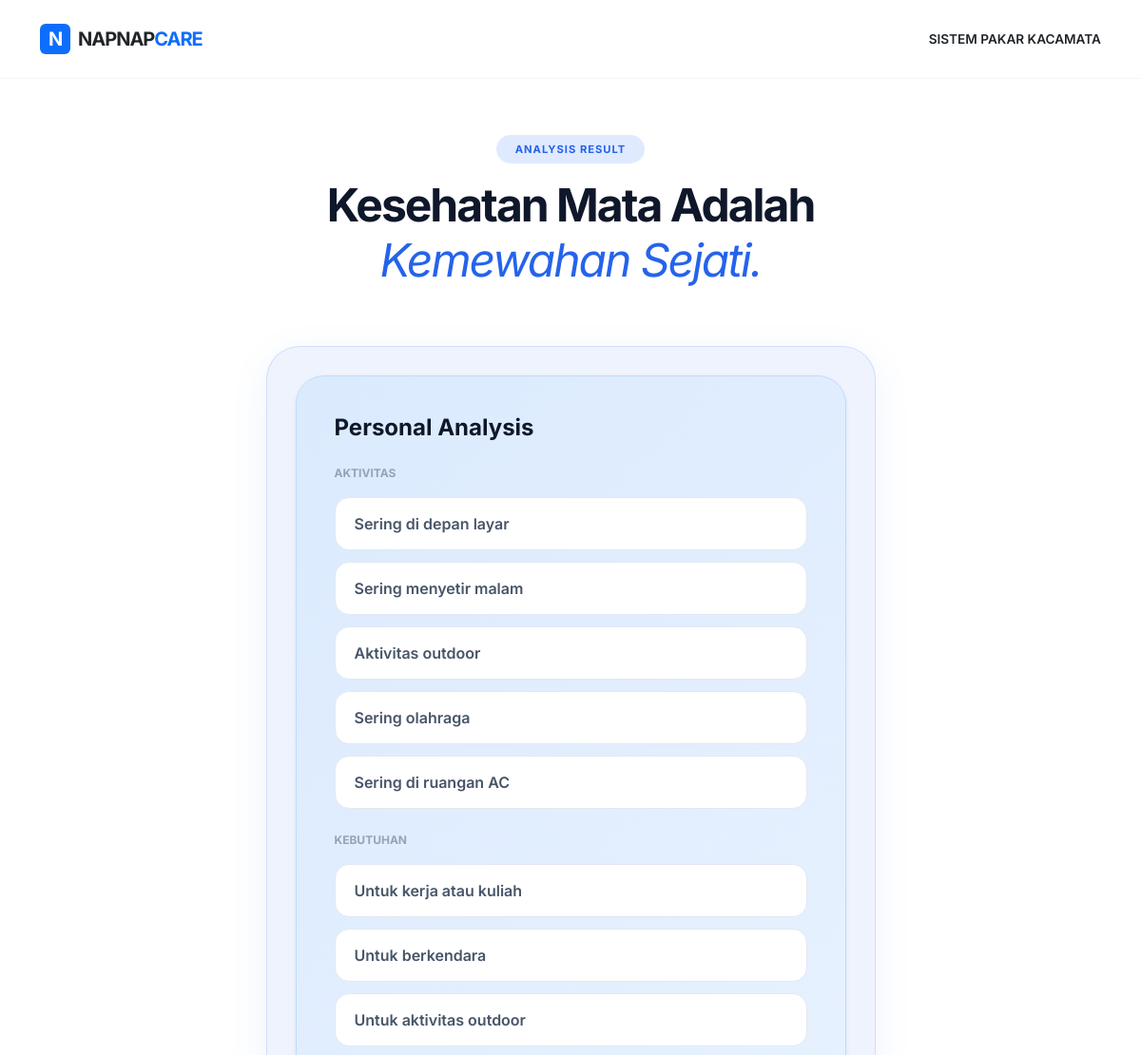
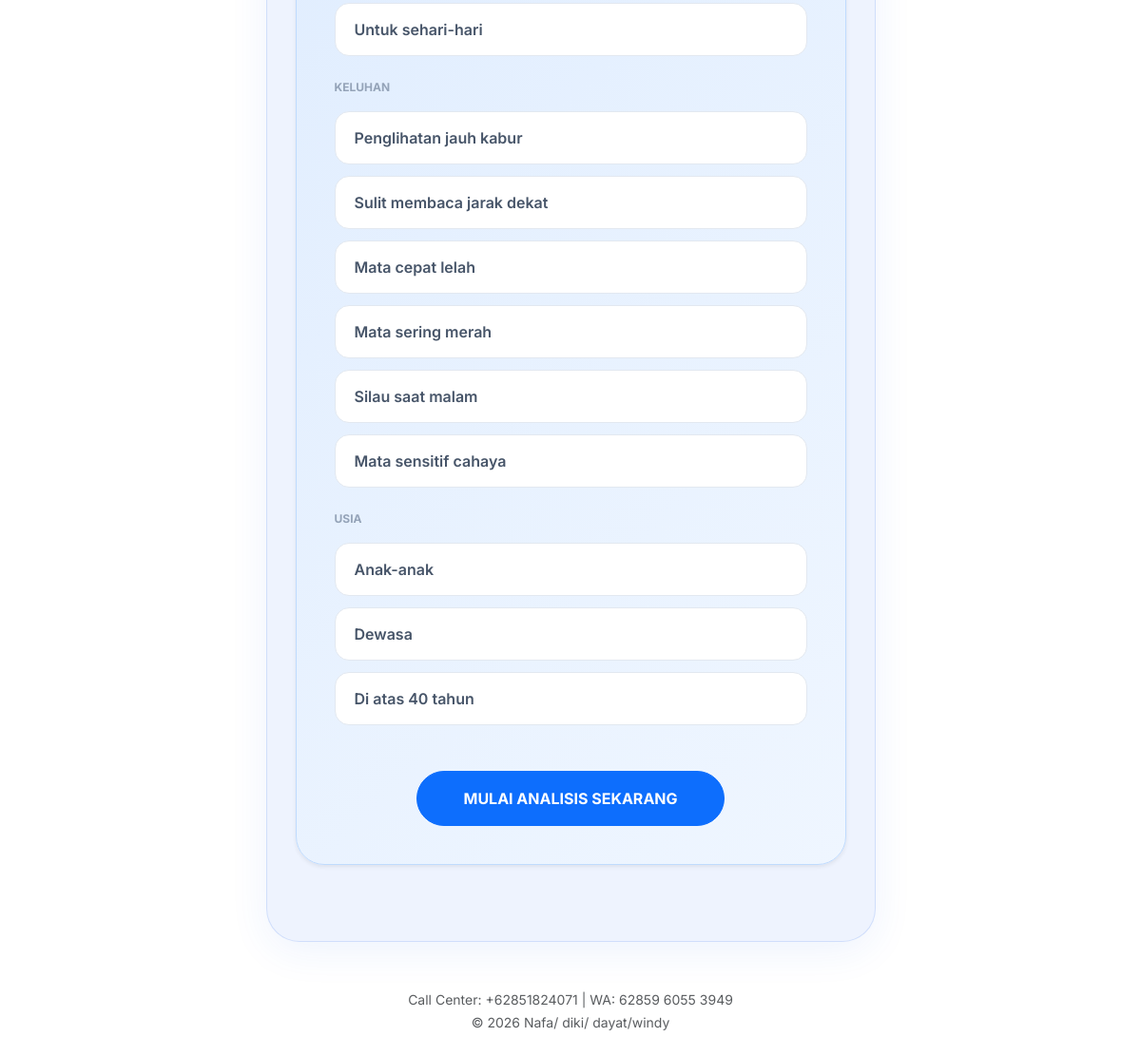
The page /konsultasi.php on the database its author committed (2 pictures, top to bottom).
### tables this page shows
CREATE TABLE conditions (
    id_condition INT AUTO_INCREMENT PRIMARY KEY,
    condition_code VARCHAR(10) UNIQUE,
    category VARCHAR(50),
    condition_name VARCHAR(100),
    description TEXT
);

### konsultasi.php (the view, shortened to what this page needs)
<?php
include 'config/koneksi.php';
$conditions = mysqli_query($conn, "SELECT * FROM conditions ORDER BY category ASC");
?>
<!DOCTYPE html>
<html lang="id">
<head>
    <link href="https://cdn.jsdelivr.net/npm/bootstrap@5.3.0/dist/css/bootstrap.min.css" rel="stylesheet">
    <link rel="stylesheet" href="https://cdnjs.cloudflare.com/ajax/libs/font-awesome/6.4.0/css/all.min.css">
    <link rel="stylesheet" href="assets/style.css">
</head>
<body>
    <nav class="navbar sticky-top">
        <div class="container">
            <a class="navbar-brand d-flex align-items-center text-dark text-decoration-none" href="#">
                <div class="bg-primary text-white rounded-2 d-flex align-items-center justify-content-center me-2" style="width:32px; height:32px;">N</div>
                NAPNAP<span class="text-primary">CARE</span>
            </a>
            <div class="d-flex align-items-center">
                <span class="text-dark fw-semibold" style="font-size: 0.85rem;">SISTEM PAKAR KACAMATA</span>
            </div>
        </div>
    </nav>
    <section class="hero-section container">
        <span class="badge-future">Analysis Result</span>
        <h1 class="hero-title">Kesehatan Mata Adalah <br> <span>Kemewahan Sejati.</span></h1>
    </section>
    <section class="container mt-4">
        <div class="row justify-content-center">
            <div class="col-md-10 col-lg-7">
                <div class="form-wrapper">
                    <div class="analysis-card shadow-sm">
                        <h4 class="fw-bold mb-4">Personal Analysis</h4>
                        <form action="hasil.php" method="POST">
                            <?php
                            $currentCategory = '';
                            while ($row = mysqli_fetch_assoc($conditions)):
                                if ($currentCategory != $row['category']):
                                    $currentCategory = $row['category'];
                            ?>
                                    <div class="mt-4 mb-3">
                                        <label class="label-custom">
                                            <?php echo strtoupper($currentCategory); ?>
                                        </label>
                                    </div>
                                <?php endif; ?>
                                <label class="btn-option w-100" for="cond<?= $row['id_condition']; ?>">
                                    <?= htmlspecialchars($row['condition_name']); ?>
                                </label>
                            <?php endwhile; ?>
                            <div class="text-center mt-5">
                                <button type="submit" class="btn btn-primary px-5 py-3 rounded-pill fw-bold">
                                    MULAI ANALISIS SEKARANG
                                </button>
                            </div>
                        </form>
                    </div>
                </div>
            </div>
    </section>
    <footer class="py-5 text-center text-muted">
        <small>Call Center: +62851824071 | WA: 62859 6055 3949</small><br>
        <small>&copy; 2026 Nafa/ diki/ dayat/windy </small>
    </footer>
</body>
</html>

### assets/style.css (style rules this page uses)
:root { --primary-blue: #2563eb; --dark-navy: #0f172a; --bg-light: #f8fafc; }
body { font-family: 'Inter', sans-serif; background-color: white; color: var(--dark-navy); }
.navbar { padding: 20px 0; background: white; border-bottom: 1px solid #f1f5f9; }
.navbar-brand { font-weight: 700; letter-spacing: -1px; }
.hero-section { text-align: center; padding: 60px 0 40px; }
.badge-future { background-color: #e0eaff; color: var(--primary-blue); font-weight: 700; font-size: 0.7rem; padding: 8px 20px; border-radius: 50px; text-transform: uppercase; letter-spacing: 1px; }
.hero-title { font-weight: 700; font-size: 3rem; margin-top: 20px; letter-spacing: -2px; }
.hero-title span { color: var(--primary-blue); font-style: italic; font-weight: 400; }
.analysis-card { background: var(--bg-light); border-radius: 30px; padding: 40px; border: none; margin-bottom: 80px; }
.label-custom { font-weight: 700; font-size: 0.75rem; color: #94a3b8; text-transform: uppercase; margin-bottom: 15px; display: block; }
.btn-option { background: white; border: 1px solid #e2e8f0; border-radius: 15px; padding: 15px 20px; color: #475569; font-weight: 600; text-align: left; margin-bottom: 12px; display: block; cursor: pointer; transition: 0.2s; }
.hero-section { text-align: center; padding: 60px 0 30px; }
.analysis-card { background: linear-gradient(135deg, #dbeafe 0%, #eff6ff 100%); border-radius: 30px; padding: 40px; border: 1px solid #bfdbfe; margin-bottom: 50px; position: relative; z-index: 1; box-shadow: 0 10px 30px rgba(37, 99, 235, 0.08); }
.form-wrapper, .analysis-wrapper, .result-wrapper { position: relative; padding: 30px; border-radius: 35px; background: rgba(37, 99, 235, 0.08); backdrop-filter: blur(12px); border: 1px solid rgba(37, 99, 235, 0.15); box-shadow: 0 10px 40px rgba(37, 99, 235, 0.08); }

### rows shown on the page
conditions: category "AKTIVITAS", condition_name "Sering di depan layar"
conditions: condition_name "Sering menyetir malam"
conditions: condition_name "Aktivitas outdoor"
conditions: condition_name "Sering olahraga"
conditions: condition_name "Sering di ruangan AC"
conditions: category "KEBUTUHAN", condition_name "Untuk kerja atau kuliah"
conditions: condition_name "Untuk berkendara"
conditions: condition_name "Untuk aktivitas outdoor"
conditions: condition_name "Untuk sehari-hari"
conditions: category "KELUHAN", condition_name "Penglihatan jauh kabur"
conditions: condition_name "Sulit membaca jarak dekat"
conditions: condition_name "Mata cepat lelah"
conditions: condition_name "Mata sering merah"
conditions: condition_name "Silau saat malam"
conditions: condition_name "Mata sensitif cahaya"
conditions: category "USIA", condition_name "Anak-anak"
conditions: condition_name "Dewasa"
conditions: condition_name "Di atas 40 tahun"
